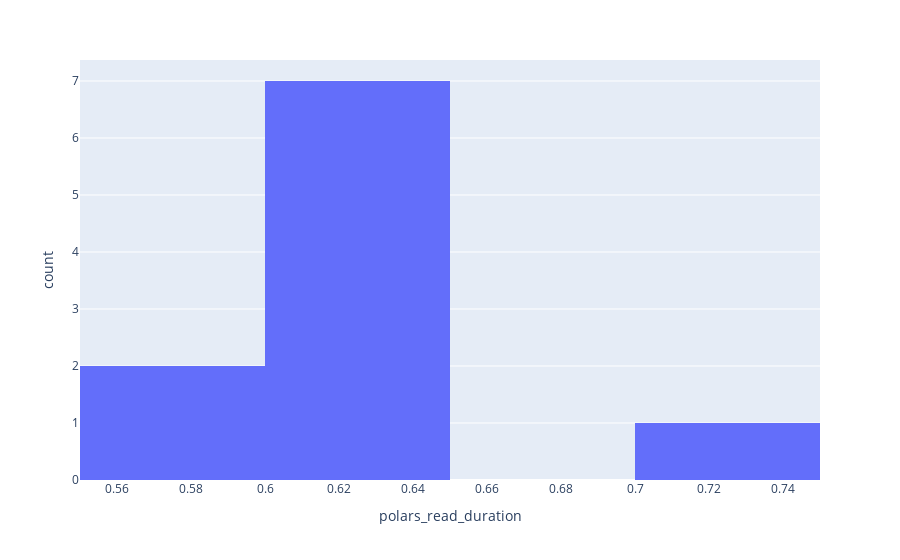
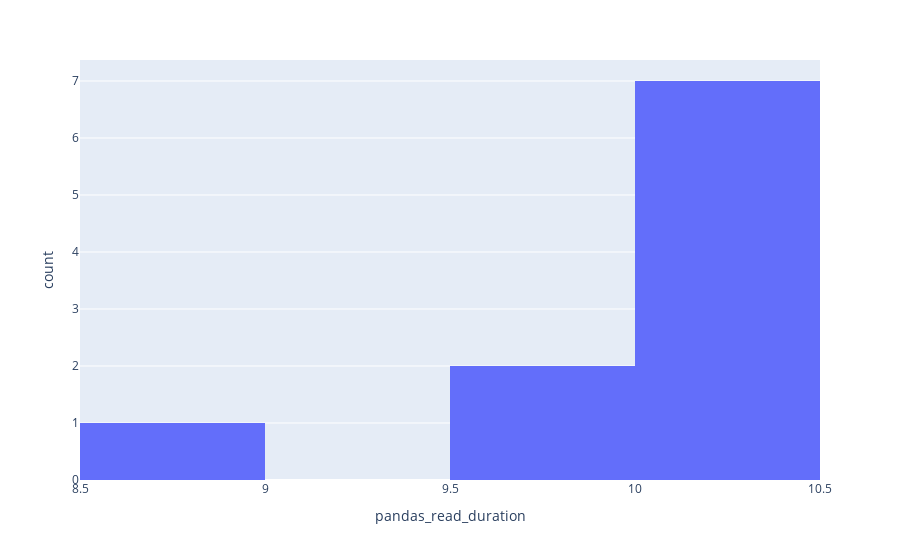

Notebook cell for these charts, in order:
### Code cell
fig = px.histogram(df, x="polars_read_duration")
fig.show()
fig = px.histogram(df, x="pandas_read_duration")
fig.show()

### Figure 1 — Plotly figure (JSON) as saved in the notebook; plotly's stock layout.template omitted (floating-point values rounded to 4 significant figures)
{"data": [{"alignmentgroup": "True", "bingroup": "x", "hovertemplate": "polars_read_duration=%{x}<br>count=%{y}<extra></extra>", "legendgroup": "", "marker": {"color": "#636efa", "pattern": {"shape": ""}}, "name": "", "offsetgroup": "", "orientation": "v", "showlegend": false, "type": "histogram", "x": [0.6343, 0.6121, 0.6236, 0.6167, 0.6446, 0.5978, 0.6105, 0.7114, 0.6477, 0.5846], "xaxis": "x", "yaxis": "y"}], "layout": {"autosize": true, "barmode": "relative", "legend": {"tracegroupgap": 0}, "margin": {"t": 60}, "xaxis": {"anchor": "y", "autorange": true, "domain": [0, 1], "range": [0.55, 0.75], "title": {"text": "polars_read_duration"}, "type": "linear"}, "yaxis": {"anchor": "x", "autorange": true, "domain": [0, 1], "range": [0, 7.368], "title": {"text": "count"}}}}

### Figure 2 — Plotly figure (JSON) as saved in the notebook; plotly's stock layout.template omitted (floating-point values rounded to 4 significant figures)
{"data": [{"alignmentgroup": "True", "bingroup": "x", "hovertemplate": "pandas_read_duration=%{x}<br>count=%{y}<extra></extra>", "legendgroup": "", "marker": {"color": "#636efa", "pattern": {"shape": ""}}, "name": "", "offsetgroup": "", "orientation": "v", "showlegend": false, "type": "histogram", "x": [8.898, 10.05, 10.28, 9.942, 10.3, 10.27, 9.891, 10.0, 10.31, 10.23], "xaxis": "x", "yaxis": "y"}], "layout": {"autosize": true, "barmode": "relative", "legend": {"tracegroupgap": 0}, "margin": {"t": 60}, "xaxis": {"anchor": "y", "autorange": true, "domain": [0, 1], "range": [8.5, 10.5], "title": {"text": "pandas_read_duration"}, "type": "linear"}, "yaxis": {"anchor": "x", "autorange": true, "domain": [0, 1], "range": [0, 7.368], "title": {"text": "count"}}}}
